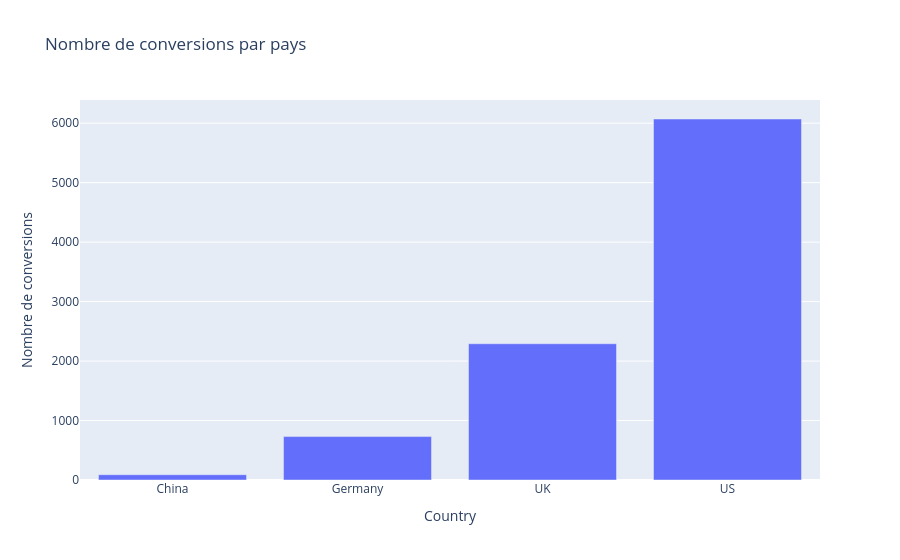

Here is the notebook cell this chart was saved with:
### Code cell
data_country_converted = data_train.groupby("country")["converted"].sum().reset_index()

fig = px.bar(
    data_country_converted,
    x="country",
    y="converted",
    labels={"country": "Country", "converted": "Nombre de conversions"},
    title="Nombre de conversions par pays"
)
fig.show()

### Figure 1 — Plotly figure (JSON) as saved in the notebook; plotly's stock layout.template omitted (floating-point values rounded to 4 significant figures)
{"data": [{"hovertemplate": "Country=%{x}<br>Nombre de conversions=%{y}<extra></extra>", "legendgroup": "", "marker": {"color": "#636efa", "pattern": {"shape": ""}}, "name": "", "orientation": "v", "showlegend": false, "textposition": "auto", "type": "bar", "x": ["China", "Germany", "UK", "US"], "xaxis": "x", "y": [89, 730, 2291, 6070], "yaxis": "y"}], "layout": {"barmode": "relative", "legend": {"tracegroupgap": 0}, "title": {"text": "Nombre de conversions par pays"}, "xaxis": {"anchor": "y", "domain": [0, 1], "title": {"text": "Country"}}, "yaxis": {"anchor": "x", "domain": [0, 1], "title": {"text": "Nombre de conversions"}}}}
